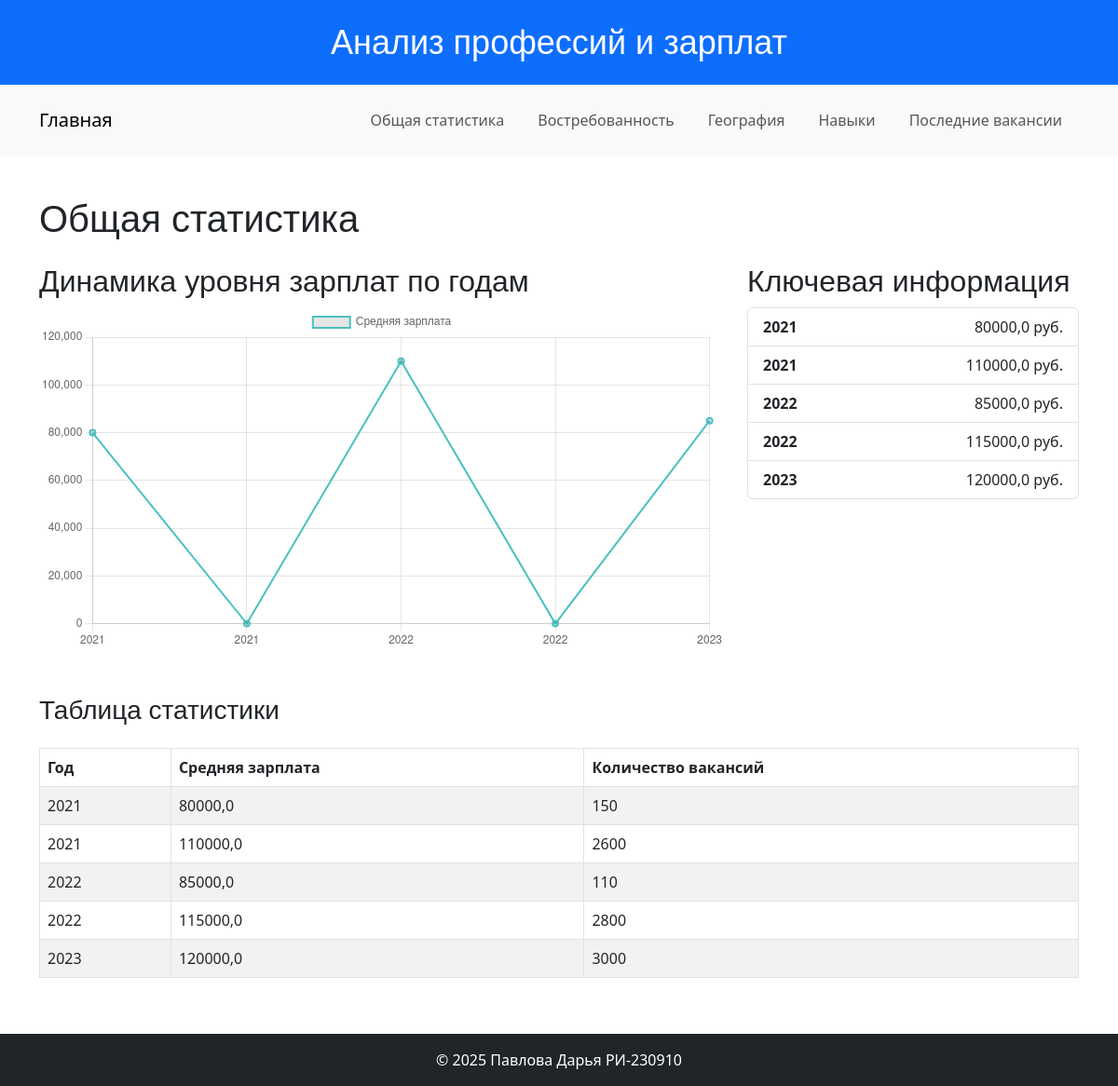
Screenshot of /stats/ with the database file from the repository.
### main/models.py (models this page shows, shortened)
class Statistics(models.Model):
    year = models.IntegerField(verbose_name="Год")
    avg_salary = models.FloatField(verbose_name="Средняя зарплата")
    num_vacancies = models.IntegerField(verbose_name="Количество вакансий")

### main/views.py (the view)
# urls.py: path('stats/', views.stats, name='stats'),  # Общая статистика
def stats(request):
    statistics = Statistics.objects.all().order_by('year')
    context = {'statistics': statistics}
    return render(request, 'main/stats.html', context)

### main/templates/main/stats.html (shortened to what this page needs)
{% extends 'base.html' %}
{% block content %}
<h1 class="mb-4">Общая статистика</h1>
<div class="row">
    <div class="col-md-8">
        <h2>Динамика уровня зарплат по годам</h2>
        <canvas id="salaryChart" width="400" height="200"></canvas>
    </div>
    <div class="col-md-4">
        <h2>Ключевая информация</h2>
        <ul class="list-group">
            {% for stat in statistics %}
            <li class="list-group-item d-flex justify-content-between align-items-center">
                <strong>{{ stat.year }}</strong>
                <span>{{ stat.avg_salary }} руб.</span>
            </li>
            {% endfor %}
        </ul>
    </div>
</div>
<h3 class="mt-5">Таблица статистики</h3>
<table class="table table-striped table-bordered mt-4">
    <thead>
        <tr>
            <th>Год</th>
            <th>Средняя зарплата</th>
            <th>Количество вакансий</th>
        </tr>
    </thead>
    <tbody>
        {% for stat in statistics %}
        <tr>
            <td>{{ stat.year }}</td>
            <td>{{ stat.avg_salary }}</td>
            <td>{{ stat.num_vacancies }}</td>
        </tr>
        {% endfor %}
    </tbody>
</table>
<script>
// График
const ctx = document.getElementById('salaryChart').getContext('2d');
const salaryChart = new Chart(ctx, {
    type: 'line',
    data: {
        labels: [{% for stat in statistics %}'{{ stat.year }}',{% endfor %}],
        datasets: [{
            label: 'Средняя зарплата',
            data: [{% for stat in statistics %}{{ stat.avg_salary }},{% endfor %}],
            borderColor: 'rgba(75, 192, 192, 1)',
            borderWidth: 2,
            fill: false
        }]
    },
    options: {
        scales: {
            y: {
                beginAtZero: true
            }
        }
    }
});
</script>
{% endblock %}

### static/css/styles.css (style rules this page uses)
body { font-family: 'Arial', sans-serif; background-color: #f4f4f4; margin: 0; padding: 0; }
h1, h2, h3 { font-family: 'Helvetica', sans-serif; color: #333; }
table { width: 100%; border-collapse: collapse; margin-top: 20px; }
table, th, td { border: 1px solid #ddd; text-align: left; }
th { background-color: #4CAF50; color: white; padding: 10px; }
td { padding: 10px; }
tr:nth-child(even) { background-color: #f2f2f2; }

### rows the page displays
Statistics: year "2021", avg_salary "80000,0", num_vacancies "150"
Statistics: year "2021", avg_salary "110000,0", num_vacancies "2600"
Statistics: year "2022", avg_salary "85000,0", num_vacancies "110"
Statistics: year "2022", avg_salary "115000,0", num_vacancies "2800"
Statistics: year "2023", avg_salary "120000,0", num_vacancies "3000"

### other values shown
chart data {{ stat.year }} 2021, 2021, 2022, 2022, 2023
chart data {{ stat.avg_salary }} 80000,0, 110000,0, 85000,0, 115000,0, 120000,0
